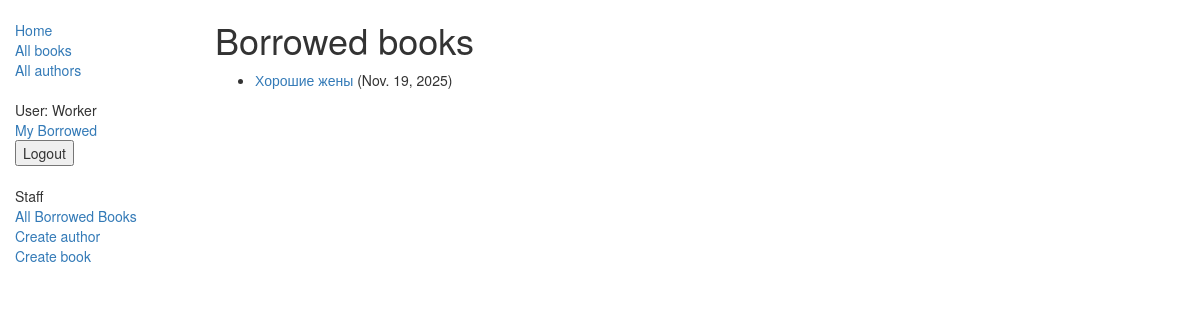
/mybooks/ (signed in), run on an earlier commit of the app's database.
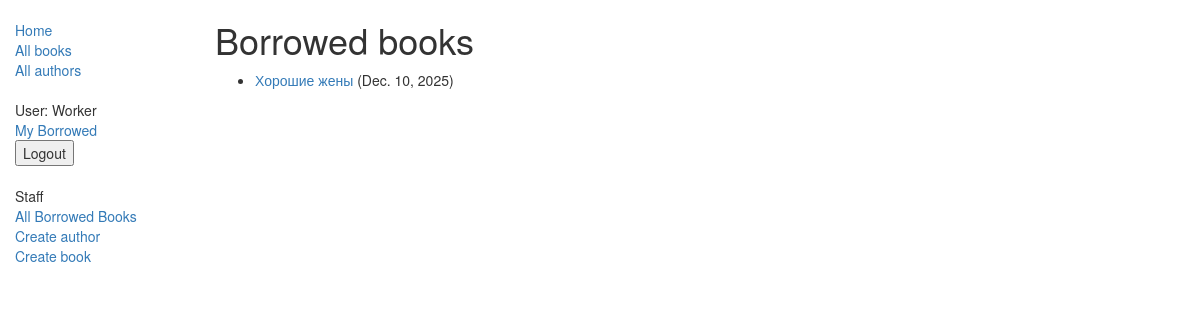
And on a later commit of the database.
### catalog/models.py (models this page shows, shortened)
class BookInstance(models.Model):
    id = models.UUIDField(primary_key=True, default=uuid.uuid4, help_text="Unique ID for this particular book across whole library")
    book = models.ForeignKey('Book', on_delete=models.SET_NULL, null=True)
    imprint = models.CharField(max_length=200)
    due_back = models.DateField(null=True, blank=True)
    borrower = models.ForeignKey(User, on_delete=models.SET_NULL, null=True, blank=True)
    LOAN_STATUS = (
        ('m', 'Maintenance'),
        ('o', 'On loan'),
        ('a', 'Available'),
        ('r', 'Reserved'),
    )
    status = models.CharField(max_length=1, choices=LOAN_STATUS, blank=True, default='m', help_text='Book availability')
    class Meta:
        ordering = ["due_back"]
        permissions = (("can_mark_returned", "Set book as returned"),)
    @property
    def is_overdue(self):
        if self.due_back and date.today() > self.due_back:
            return True
        return False

class Book(models.Model):
    title = models.CharField(max_length=200)
    author = models.ForeignKey('Author', on_delete=models.SET_NULL, null=True)
    summary = models.TextField(max_length=1000, help_text="Enter a brief description of the book")
    isbn = models.CharField('ISBN',max_length=13, help_text='13 Character <a href="https://www.isbn-international.org/content/what-isbn">ISBN number</a>')
    genre = models.ManyToManyField(Genre, help_text="Select a genre for this book")
    def display_genre(self):
        """
        Creates a string for the Genre. This is required to display genre in Admin.
        """
        return ', '.join([ genre.name for genre in self.genre.all()[:3] ])
    display_genre.short_description = 'Genre'

### catalog/views.py (the view)
# urls.py: re_path(r'^mybooks/$', views.LoanedBooksByUserListView.as_view(), name='my-borrowed'),
class LoanedBooksByUserListView(LoginRequiredMixin, generic.ListView):
    model = BookInstance
    template_name ='catalog/bookinstance_list_borrowed_user.html'
    paginate_by = 10
    def get_queryset(self):
        return BookInstance.objects.filter(borrower=self.request.user).filter(status__exact='o').order_by('due_back')

### catalog/templates/catalog/bookinstance_list_borrowed_user.html
{% extends "catalog/base_generic.html" %}
{% block content %}
    <h1>Borrowed books</h1>
    {% if bookinstance_list %}
    <ul>
      {% for bookinst in bookinstance_list %}
      <li class="{% if bookinst.is_overdue %}text-danger{% endif %}">
        <a href="{% url 'book-detail' bookinst.book.pk %}">{{bookinst.book.title}}</a> ({{ bookinst.due_back }})
      </li>
      {% endfor %}
    </ul>
    {% else %}
      <p>There are no books borrowed.</p>
    {% endif %}
{% endblock %}

What changed in the data, as far as the page shows it:
changed BookInstance "Хорошие жены": due_back "Nov. 19, 2025" → "Dec. 10, 2025"
